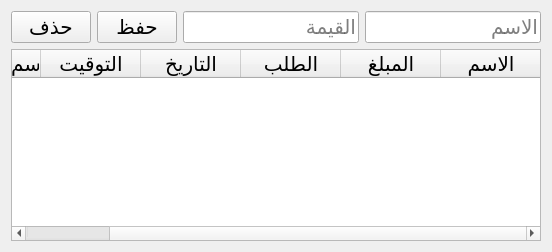
        <widget class="QWidget" name="tab_6">
         <attribute name="title">
          <string>مستحقات</string>
         </attribute>
         <layout class="QVBoxLayout" name="verticalLayout_9">
          <item>
           <layout class="QVBoxLayout" name="verticalLayout_8">
            <item>
             <layout class="QHBoxLayout" name="horizontalLayout_4">
              <item>
               <widget class="QPushButton" name="pushButton_20">
                <property name="font">
                 <font>
                  <pointsize>15</pointsize>
                 </font>
                </property>
                <property name="text">
                 <string>حذف</string>
                </property>
               </widget>
              </item>
              <item>
               <widget class="QPushButton" name="pushButton_19">
                <property name="font">
                 <font>
                  <pointsize>15</pointsize>
                 </font>
                </property>
                <property name="text">
                 <string>حفظ</string>
                </property>
               </widget>
              </item>
              <item>
               <widget class="QLineEdit" name="lineEdit_5">
                <property name="font">
                 <font>
                  <pointsize>15</pointsize>
                 </font>
                </property>
                <property name="layoutDirection">
                 <enum>Qt::RightToLeft</enum>
                </property>
                <property name="placeholderText">
                 <string>القيمة</string>
                </property>
               </widget>
              </item>
              <item>
               <widget class="QLineEdit" name="lineEdit_4">
                <property name="font">
                 <font>
                  <pointsize>15</pointsize>
                 </font>
                </property>
                <property name="layoutDirection">
                 <enum>Qt::RightToLeft</enum>
                </property>
                <property name="placeholderText">
                 <string>الاسم</string>
                </property>
               </widget>
              </item>
             </layout>
            </item>
            <item>
             <widget class="QTableWidget" name="tableWidget_4">
              <property name="font">
               <font>
                <pointsize>15</pointsize>
               </font>
              </property>
              <property name="layoutDirection">
               <enum>Qt::RightToLeft</enum>
              </property>
              <column>
               <property name="text">
                <string>الاسم</string>
               </property>
              </column>
              <column>
               <property name="text">
                <string>المبلغ</string>
               </property>
              </column>
              <column>
               <property name="text">
                <string>الطلب</string>
               </property>
              </column>
              <column>
               <property name="text">
                <string>التاريخ</string>
               </property>
              </column>
              <column>
               <property name="text">
                <string>التوقيت</string>
               </property>
              </column>
              <column>
               <property name="text">
                <string>اسم الموظف</string>
               </property>
              </column>
             </widget>
            </item>
           </layout>
          </item>
         </layout>
        </widget>
